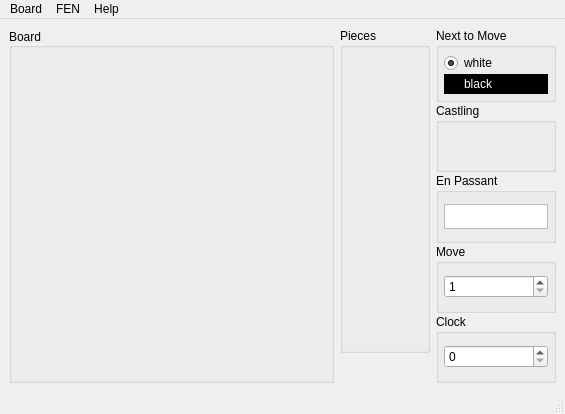
<?xml version="1.0" encoding="UTF-8"?>
<ui version="4.0">
 <class>MainWindow</class>
 <widget class="QMainWindow" name="MainWindow">
  <property name="geometry">
   <rect>
    <x>0</x>
    <y>0</y>
    <width>562</width>
    <height>414</height>
   </rect>
  </property>
  <property name="windowTitle">
   <string>FEN-Builder</string>
  </property>
  <widget class="QWidget" name="centralwidget">
   <layout class="QHBoxLayout" name="horizontalLayout">
    <item>
     <widget class="PlacementBoard" name="placementBoard">
      <property name="sizePolicy">
       <sizepolicy hsizetype="Fixed" vsizetype="Fixed">
        <horstretch>0</horstretch>
        <verstretch>0</verstretch>
       </sizepolicy>
      </property>
      <property name="minimumSize">
       <size>
        <width>325</width>
        <height>355</height>
       </size>
      </property>
      <property name="maximumSize">
       <size>
        <width>325</width>
        <height>355</height>
       </size>
      </property>
      <property name="title">
       <string>Board</string>
      </property>
      <property name="alignment">
       <set>Qt::AlignLeading|Qt::AlignLeft|Qt::AlignVCenter</set>
      </property>
      <layout class="QGridLayout" name="gridLayout_2">
       <property name="leftMargin">
        <number>5</number>
       </property>
       <property name="topMargin">
        <number>5</number>
       </property>
       <property name="rightMargin">
        <number>5</number>
       </property>
       <property name="bottomMargin">
        <number>5</number>
       </property>
       <property name="spacing">
        <number>0</number>
       </property>
      </layout>
     </widget>
    </item>
    <item>
     <layout class="QVBoxLayout" name="verticalLayout_7">
      <item>
       <widget class="SelectionBox" name="selectionBox">
        <property name="sizePolicy">
         <sizepolicy hsizetype="MinimumExpanding" vsizetype="Fixed">
          <horstretch>0</horstretch>
          <verstretch>0</verstretch>
         </sizepolicy>
        </property>
        <property name="minimumSize">
         <size>
          <width>90</width>
          <height>325</height>
         </size>
        </property>
        <property name="maximumSize">
         <size>
          <width>90</width>
          <height>325</height>
         </size>
        </property>
        <property name="title">
         <string>Pieces</string>
        </property>
       </widget>
      </item>
      <item>
       <spacer name="verticalSpacer">
        <property name="orientation">
         <enum>Qt::Vertical</enum>
        </property>
        <property name="sizeHint" stdset="0">
         <size>
          <width>20</width>
          <height>40</height>
         </size>
        </property>
       </spacer>
      </item>
     </layout>
    </item>
    <item>
     <layout class="QVBoxLayout" name="verticalLayout_6">
      <property name="spacing">
       <number>1</number>
      </property>
      <item>
       <widget class="QGroupBox" name="nextMoveGroupBox">
        <property name="title">
         <string>Next to Move</string>
        </property>
        <layout class="QVBoxLayout" name="verticalLayout_2">
         <property name="spacing">
          <number>1</number>
         </property>
         <property name="leftMargin">
          <number>5</number>
         </property>
         <property name="topMargin">
          <number>5</number>
         </property>
         <property name="rightMargin">
          <number>5</number>
         </property>
         <property name="bottomMargin">
          <number>5</number>
         </property>
         <item>
          <widget class="QRadioButton" name="wRadioButton">
           <property name="text">
            <string>white</string>
           </property>
           <property name="checked">
            <bool>true</bool>
           </property>
          </widget>
         </item>
         <item>
          <widget class="QRadioButton" name="bRadioButton">
           <property name="autoFillBackground">
            <bool>false</bool>
           </property>
           <property name="styleSheet">
            <string notr="true">background-color: rgb(0, 0, 0);
color: rgb(255, 255, 255);</string>
           </property>
           <property name="text">
            <string>black</string>
           </property>
          </widget>
         </item>
        </layout>
       </widget>
      </item>
      <item>
       <widget class="QGroupBox" name="castlingGroupBox">
        <property name="sizePolicy">
         <sizepolicy hsizetype="Fixed" vsizetype="Preferred">
          <horstretch>0</horstretch>
          <verstretch>0</verstretch>
         </sizepolicy>
        </property>
        <property name="minimumSize">
         <size>
          <width>120</width>
          <height>0</height>
         </size>
        </property>
        <property name="maximumSize">
         <size>
          <width>120</width>
          <height>16777215</height>
         </size>
        </property>
        <property name="toolTip">
         <string>castling options</string>
        </property>
        <property name="title">
         <string>Castling</string>
        </property>
        <property name="flat">
         <bool>false</bool>
        </property>
        <property name="checkable">
         <bool>false</bool>
        </property>
        <layout class="QVBoxLayout" name="castlingLayout">
         <property name="spacing">
          <number>1</number>
         </property>
         <property name="leftMargin">
          <number>5</number>
         </property>
         <property name="topMargin">
          <number>5</number>
         </property>
         <property name="rightMargin">
          <number>5</number>
         </property>
         <property name="bottomMargin">
          <number>5</number>
         </property>
        </layout>
       </widget>
      </item>
      <item>
       <widget class="QGroupBox" name="enPassentGroupBox">
        <property name="toolTip">
         <string>options to make an en passant capture</string>
        </property>
        <property name="title">
         <string>En Passant</string>
        </property>
        <layout class="QVBoxLayout" name="verticalLayout_3">
         <property name="spacing">
          <number>5</number>
         </property>
         <property name="leftMargin">
          <number>5</number>
         </property>
         <property name="topMargin">
          <number>5</number>
         </property>
         <property name="rightMargin">
          <number>5</number>
         </property>
         <property name="bottomMargin">
          <number>5</number>
         </property>
         <item>
          <widget class="QListWidget" name="enPassantListWidget">
           <property name="sizePolicy">
            <sizepolicy hsizetype="Expanding" vsizetype="Fixed">
             <horstretch>0</horstretch>
             <verstretch>0</verstretch>
            </sizepolicy>
           </property>
           <property name="minimumSize">
            <size>
             <width>0</width>
             <height>25</height>
            </size>
           </property>
           <property name="maximumSize">
            <size>
             <width>16777215</width>
             <height>25</height>
            </size>
           </property>
          </widget>
         </item>
        </layout>
       </widget>
      </item>
      <item>
       <widget class="QGroupBox" name="moveGroupBox">
        <property name="sizePolicy">
         <sizepolicy hsizetype="Minimum" vsizetype="Preferred">
          <horstretch>0</horstretch>
          <verstretch>0</verstretch>
         </sizepolicy>
        </property>
        <property name="toolTip">
         <string>full moves from start of game</string>
        </property>
        <property name="title">
         <string>Move</string>
        </property>
        <layout class="QVBoxLayout" name="verticalLayout_4">
         <property name="spacing">
          <number>1</number>
         </property>
         <property name="leftMargin">
          <number>5</number>
         </property>
         <property name="topMargin">
          <number>5</number>
         </property>
         <property name="rightMargin">
          <number>5</number>
         </property>
         <property name="bottomMargin">
          <number>5</number>
         </property>
         <item>
          <widget class="QSpinBox" name="moveSpinBox">
           <property name="minimum">
            <number>1</number>
           </property>
           <property name="maximum">
            <number>16777215</number>
           </property>
           <property name="value">
            <number>1</number>
           </property>
          </widget>
         </item>
        </layout>
       </widget>
      </item>
      <item>
       <widget class="QGroupBox" name="clockGroupBox">
        <property name="toolTip">
         <string>halfmoves since the last capture or pawn advance</string>
        </property>
        <property name="title">
         <string>Clock</string>
        </property>
        <layout class="QVBoxLayout" name="verticalLayout_5">
         <property name="spacing">
          <number>5</number>
         </property>
         <property name="leftMargin">
          <number>5</number>
         </property>
         <property name="topMargin">
          <number>5</number>
         </property>
         <property name="rightMargin">
          <number>5</number>
         </property>
         <property name="bottomMargin">
          <number>5</number>
         </property>
         <item>
          <widget class="QSpinBox" name="clockSpinBox">
           <property name="maximum">
            <number>16777215</number>
           </property>
           <property name="value">
            <number>0</number>
           </property>
          </widget>
         </item>
        </layout>
       </widget>
      </item>
     </layout>
    </item>
   </layout>
  </widget>
  <widget class="QStatusBar" name="statusbar"/>
  <widget class="QMenuBar" name="menubar">
   <property name="geometry">
    <rect>
     <x>0</x>
     <y>0</y>
     <width>562</width>
     <height>21</height>
    </rect>
   </property>
   <widget class="QMenu" name="menuFEN">
    <property name="title">
     <string>FEN</string>
    </property>
    <addaction name="actionCopy"/>
    <addaction name="actionPaste"/>
   </widget>
   <widget class="QMenu" name="menuHelp">
    <property name="title">
     <string>Help</string>
    </property>
    <addaction name="actionHelp"/>
    <addaction name="separator"/>
    <addaction name="actionAbout"/>
   </widget>
   <widget class="QMenu" name="menuEdit">
    <property name="title">
     <string>Board</string>
    </property>
    <addaction name="actionReset_Board"/>
    <addaction name="actionClear_Board"/>
    <addaction name="separator"/>
    <addaction name="actionFlip_Board"/>
   </widget>
   <addaction name="menuEdit"/>
   <addaction name="menuFEN"/>
   <addaction name="menuHelp"/>
  </widget>
  <action name="actionCopy">
   <property name="text">
    <string>Copy</string>
   </property>
   <property name="shortcut">
    <string>Ctrl+C</string>
   </property>
  </action>
  <action name="actionPaste">
   <property name="text">
    <string>Paste</string>
   </property>
   <property name="shortcut">
    <string>Ctrl+V</string>
   </property>
  </action>
  <action name="actionReset_Board">
   <property name="text">
    <string>Reset</string>
   </property>
  </action>
  <action name="actionBlack_King">
   <property name="checkable">
    <bool>true</bool>
   </property>
   <property name="text">
    <string>Black King</string>
   </property>
   <property name="shortcut">
    <string>K</string>
   </property>
  </action>
  <action name="actionNone">
   <property name="checkable">
    <bool>true</bool>
   </property>
   <property name="text">
    <string>None</string>
   </property>
   <property name="shortcut">
    <string>X</string>
   </property>
  </action>
  <action name="actionWhite_King">
   <property name="checkable">
    <bool>true</bool>
   </property>
   <property name="text">
    <string>White King</string>
   </property>
   <property name="shortcut">
    <string>Shift+K</string>
   </property>
  </action>
  <action name="actionWhite_Queen">
   <property name="checkable">
    <bool>true</bool>
   </property>
   <property name="text">
    <string>White Queen</string>
   </property>
   <property name="shortcut">
    <string>Shift+Q</string>
   </property>
  </action>
  <action name="actionBlack_Queen">
   <property name="checkable">
    <bool>true</bool>
   </property>
   <property name="text">
    <string>Black Queen</string>
   </property>
   <property name="shortcut">
    <string>Q</string>
   </property>
  </action>
  <action name="actionWhite_Rook">
   <property name="text">
    <string>White Rook</string>
   </property>
   <property name="shortcut">
    <string>Shift+R</string>
   </property>
  </action>
  <action name="actionBlack_Rook">
   <property name="text">
    <string>Black Rook</string>
   </property>
   <property name="shortcut">
    <string>R</string>
   </property>
  </action>
  <action name="actionWhite_Bishop">
   <property name="text">
    <string>White Bishop</string>
   </property>
   <property name="shortcut">
    <string>Shift+B</string>
   </property>
  </action>
  <action name="actionBlack_Bishop">
   <property name="text">
    <string>Black Bishop</string>
   </property>
   <property name="shortcut">
    <string>B</string>
   </property>
  </action>
  <action name="actionWhite_Knight">
   <property name="text">
    <string>White Knight</string>
   </property>
   <property name="shortcut">
    <string>Shift+N</string>
   </property>
  </action>
  <action name="actionBlack_Knight">
   <property name="text">
    <string>Black Knight</string>
   </property>
   <property name="shortcut">
    <string>N</string>
   </property>
  </action>
  <action name="actionWhite_Pawn">
   <property name="text">
    <string>White Pawn</string>
   </property>
   <property name="shortcut">
    <string>Shift+P</string>
   </property>
  </action>
  <action name="actionBlack_Pawn">
   <property name="text">
    <string>Black Pawn</string>
   </property>
   <property name="shortcut">
    <string>P</string>
   </property>
  </action>
  <action name="actionClear_Board">
   <property name="text">
    <string>Clear</string>
   </property>
  </action>
  <action name="actionHelp">
   <property name="text">
    <string>Help ...</string>
   </property>
  </action>
  <action name="actionAbout">
   <property name="text">
    <string>About ...</string>
   </property>
  </action>
  <action name="actionFlip_Board">
   <property name="checkable">
    <bool>true</bool>
   </property>
   <property name="text">
    <string>Flipped</string>
   </property>
   <property name="shortcut">
    <string>Ctrl+F</string>
   </property>
  </action>
 </widget>
 <customwidgets>
  <customwidget>
   <class>PlacementBoard</class>
   <extends>QGroupBox</extends>
   <header location="global">qbuildfen</header>
   <container>1</container>
  </customwidget>
  <customwidget>
   <class>SelectionBox</class>
   <extends>QGroupBox</extends>
   <header location="global">qbuildfen</header>
   <container>1</container>
  </customwidget>
 </customwidgets>
 <resources/>
 <connections/>
</ui>
